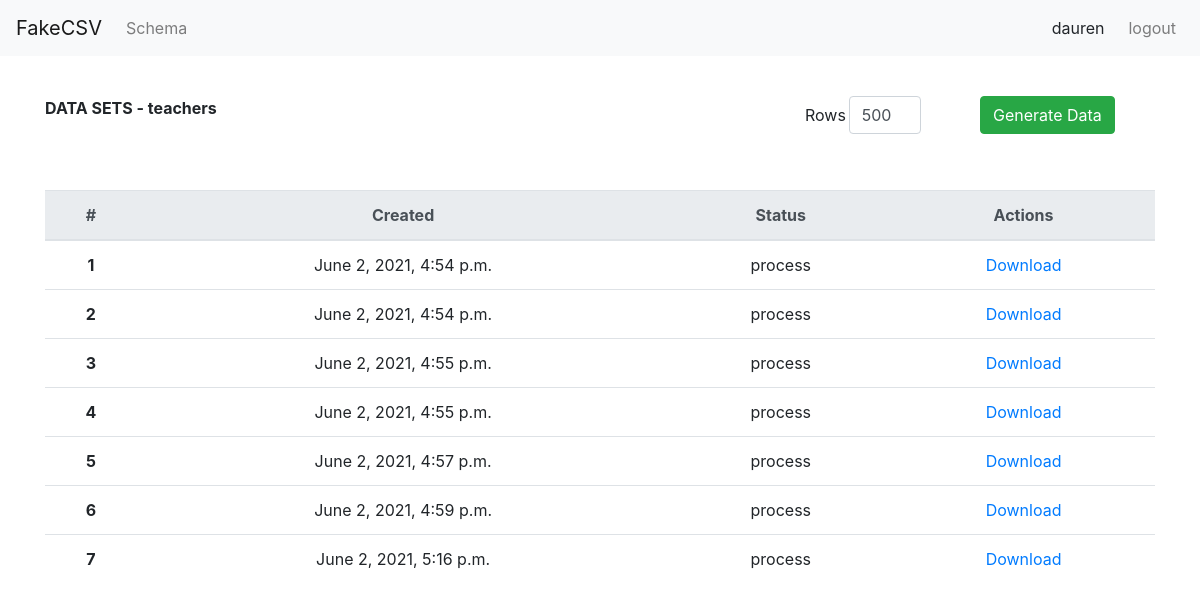
The app's page /data-sets/17 (signed in) with its own data.
### generator_service/models.py (models this page shows, shortened)
class TblSchemaBasicInfo(models.Model):
    schema_name = models.CharField(max_length=20, default='', null=True)
    column_separator = models.CharField(max_length=15,choices=SEPARATOR_CHOICES,default=";")
    string_character = models.CharField(max_length=15,choices=STRING_CHARACTER_CHOICES,default="'")
    creator = models.ForeignKey(User, on_delete = models.CASCADE, null=True)
    updated_time = models.DateTimeField(auto_now_add=False, auto_now=True)
    created_time = models.DateTimeField(auto_now_add=True, auto_now=False)
    class Meta:
        db_table = "mdl_schema_basic_info"
        verbose_name = 'Структура файла'
        verbose_name_plural = 'Структура файлы'

class TblDataSets(models.Model):
    schema = models.ForeignKey(TblSchemaBasicInfo,on_delete = models.CASCADE, null = True)
    status = models.CharField(max_length=11,choices=STATUS_CHOICES,default="process" )
    csv_file = models.CharField(max_length=300, default='', null=True)
    rows_number = models.PositiveIntegerField(default=0, null=True)
    created_time = models.DateTimeField(auto_now_add=True, auto_now=False)
    class Meta:
        db_table = "mdl_datasets"
        verbose_name = 'Набор данных'
        verbose_name_plural = 'Наборы данных'

### generator_service/views.py (the view)
# urls.py: path('data-sets/<int:id>',views.data_sets_views,name="data_sets_views"),
def data_sets_views(request, id):
    context = {}
    req_user = request.user
    schema = models.TblSchemaBasicInfo.objects.get(id=id)
    query = models.TblDataSets.objects.filter(schema__id=id)
    context['request_user'] = req_user
    context['query'] = query
    context['schema'] = schema
    return render(request, "generator_service/data_sets.html", context=context)

### templates/generator_service/data_sets.html (shortened to what this page needs)
{% extends "base.html" %}
{% load static %}
{% block content %}
    <div class="container">
        <div class="schema-header row">
            <div class="col-lg-8"><b>DATA SETS - {{ schema.schema_name }}</b></div>
            <form class="col-lg-4 row" action="{% url 'generate_data' schema.id %}">
                <div class="col-lg-6">
                    <div class="form-group row">
                        <label for="inputEmail3" class="col-sm-3 col-form-label">Rows</label>
                        <div class="col-sm-7">
                            <input type="number" name="rows_number" value="500" class="form-control" id="inputEmail3"
                                   placeholder="rows">
                        </div>
                    </div>
                </div>
                <div class="col-lg-6 generate-button">
                    <button type="submit" class="btn btn-success">Generate Data</button>
                </div>
            </form>
        </div>
        <table class="table">
            <thead class="thead-light">
            <tr>
                <th scope="col">#</th>
                <th scope="col">Created</th>
                <th scope="col">Status</th>
                <th scope="col">Actions</th>
            </tr>
            </thead>
            <tbody>
            {% for item in query %}
                <tr>
                    <th scope="row">{{ forloop.counter }}</th>
                    <td>{{ item.created_time }}</td>
                    <td>{{ item.status }}</td>
                    <td>
                        <a href="/{{ item.csv_file }}">Download</a>
                    </td>
                </tr>
            {% endfor %}
            </tbody>
        </table>
    </div>
{% endblock %}

### templates/base.html (shortened to what this page needs)
{% load static %}
<!DOCTYPE html>
<html lang="en">
<head>
    <link rel="stylesheet" href="https://maxcdn.bootstrapcdn.com/bootstrap/4.0.0/css/bootstrap.min.css"
>
    <link rel="stylesheet" type="text/css" href="{% static 'css/main.css' %}">
</head>
<body>
<header>
    <nav class="navbar navbar-expand-lg navbar-light bg-light">
        <a class="navbar-brand" href="#">FakeCSV</a>
        <div class="collapse navbar-collapse" id="navbarText">
            <ul class="navbar-nav mr-auto">
                <li class="nav-item">
                    <a class="nav-link" href="{% url 'data_schemas_views' %}">Schema</a>
                </li>
            </ul>
            <span class="navbar">
              {{ user.username }}
            </span>
            <ul class="navbar-nav">
                <li class="nav-item">
                    <a class="nav-link" href="{% url 'logout_user' %}">logout</a>
                </li>
            </ul>
        </div>
    </nav>
</header>
<div>
    {% block content %}
    {% endblock content %}
</div>
</body>
</html>

### static/css/main.css (style rules this page uses)
body { height: 100%; }
.schema-header { padding-top: 40px; padding-bottom: 40px; }
.table { text-align: center; }
.generate-button { float: left; }

### records on screen
TblSchemaBasicInfo: schema_name "teachers"
TblDataSets: created_time "June 2, 2021, 4:54 p.m.", status "process"
TblDataSets: created_time "June 2, 2021, 4:54 p.m.", status "process"
TblDataSets: created_time "June 2, 2021, 4:55 p.m.", status "process"
TblDataSets: created_time "June 2, 2021, 4:55 p.m.", status "process"
TblDataSets: created_time "June 2, 2021, 4:57 p.m.", status "process"
TblDataSets: created_time "June 2, 2021, 4:59 p.m.", status "process"
TblDataSets: created_time "June 2, 2021, 5:16 p.m.", status "process"

### other values on screen
{{ user.username }} "dauren"
